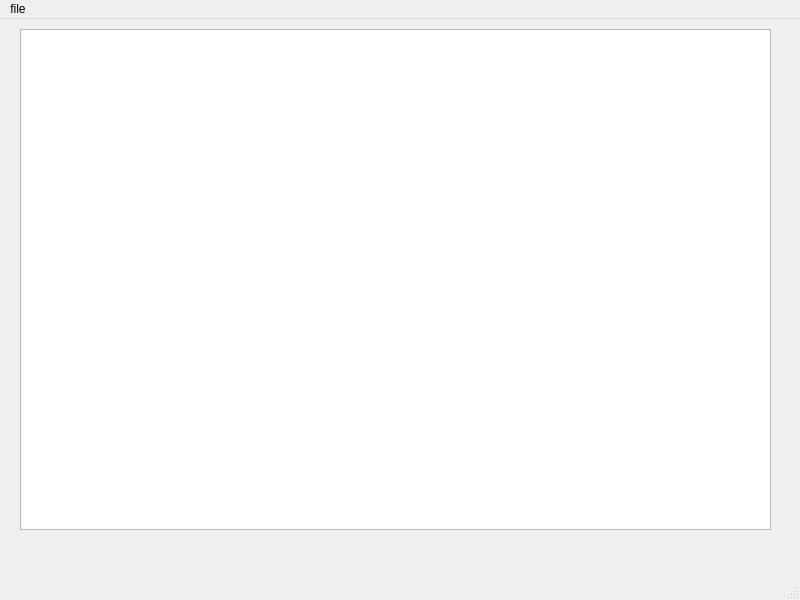
<?xml version="1.0" encoding="UTF-8"?>
<ui version="4.0">
 <class>MainWindow</class>
 <widget class="QMainWindow" name="MainWindow">
  <property name="geometry">
   <rect>
    <x>0</x>
    <y>0</y>
    <width>800</width>
    <height>600</height>
   </rect>
  </property>
  <property name="windowTitle">
   <string>MainWindow</string>
  </property>
  <widget class="QWidget" name="centralwidget">
   <widget class="QPlainTextEdit" name="plainTextEdit">
    <property name="geometry">
     <rect>
      <x>20</x>
      <y>10</y>
      <width>751</width>
      <height>501</height>
     </rect>
    </property>
   </widget>
  </widget>
  <widget class="QMenuBar" name="menubar">
   <property name="geometry">
    <rect>
     <x>0</x>
     <y>0</y>
     <width>800</width>
     <height>22</height>
    </rect>
   </property>
   <widget class="QMenu" name="menufile">
    <property name="title">
     <string>file</string>
    </property>
    <addaction name="actionnew_window"/>
   </widget>
   <addaction name="menufile"/>
  </widget>
  <widget class="QStatusBar" name="statusbar"/>
  <action name="actionnew_window">
   <property name="text">
    <string>new window</string>
   </property>
  </action>
 </widget>
 <resources/>
 <connections/>
</ui>
